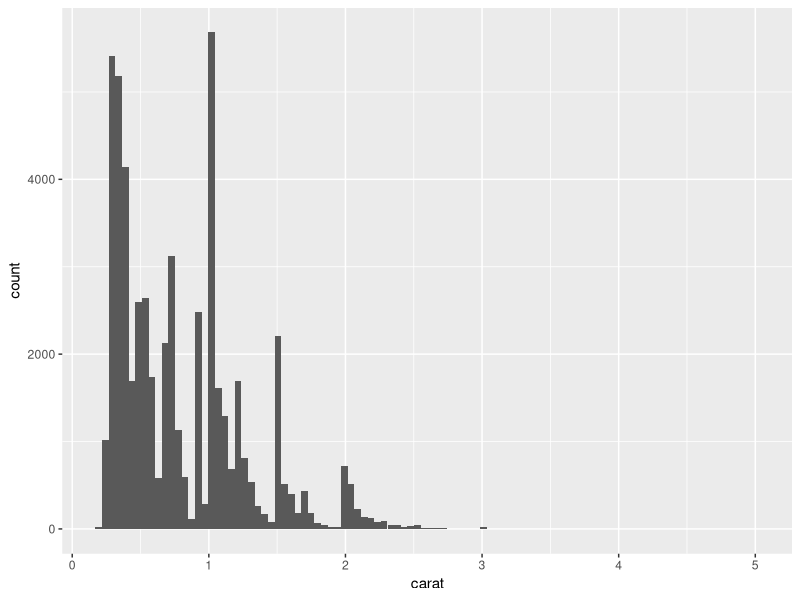
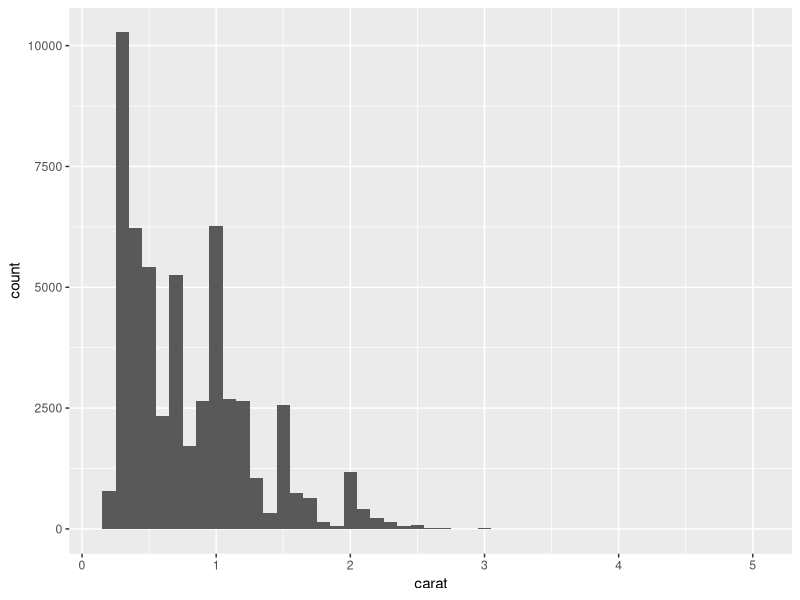
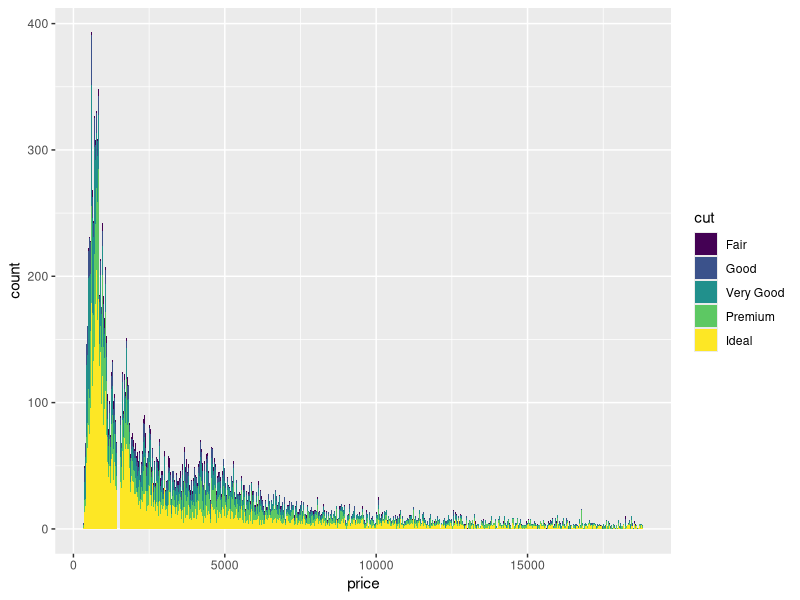
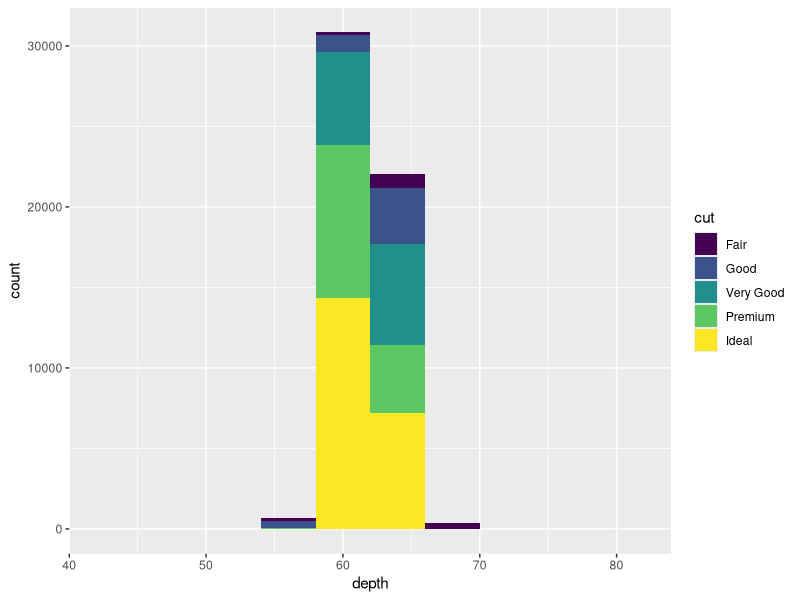
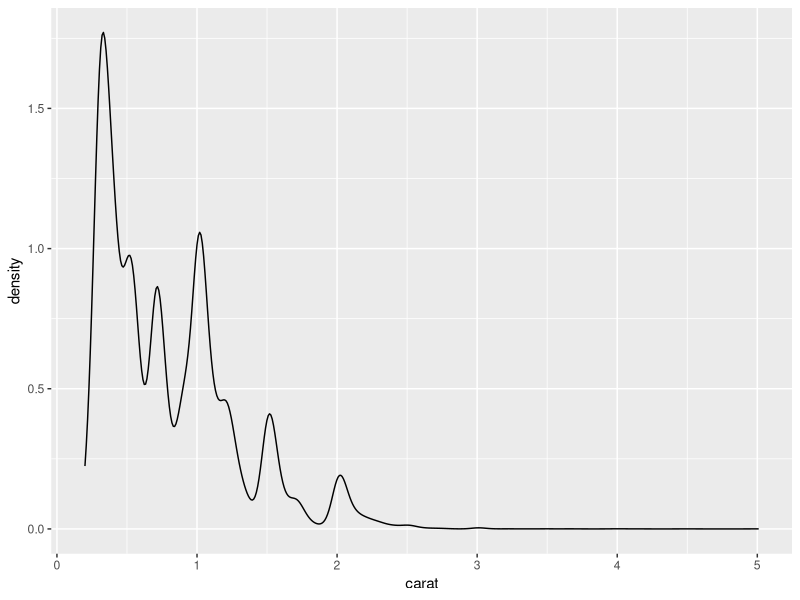
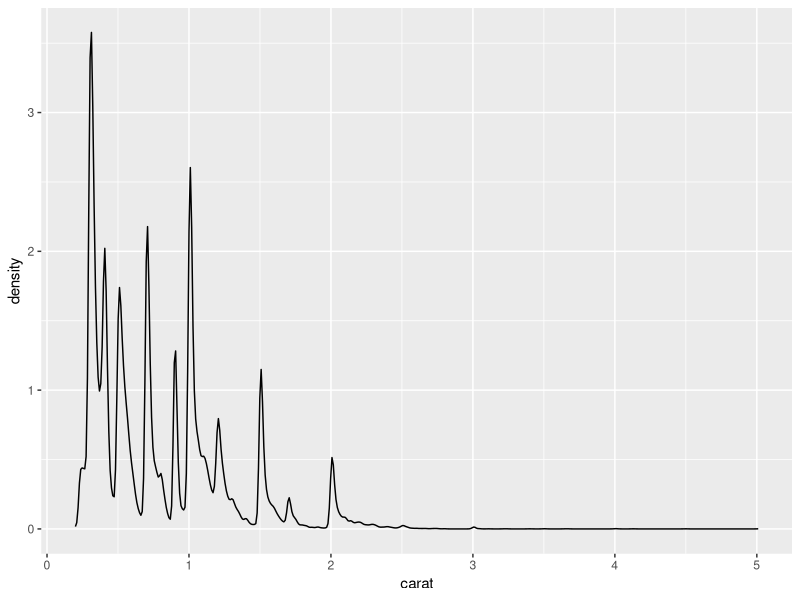
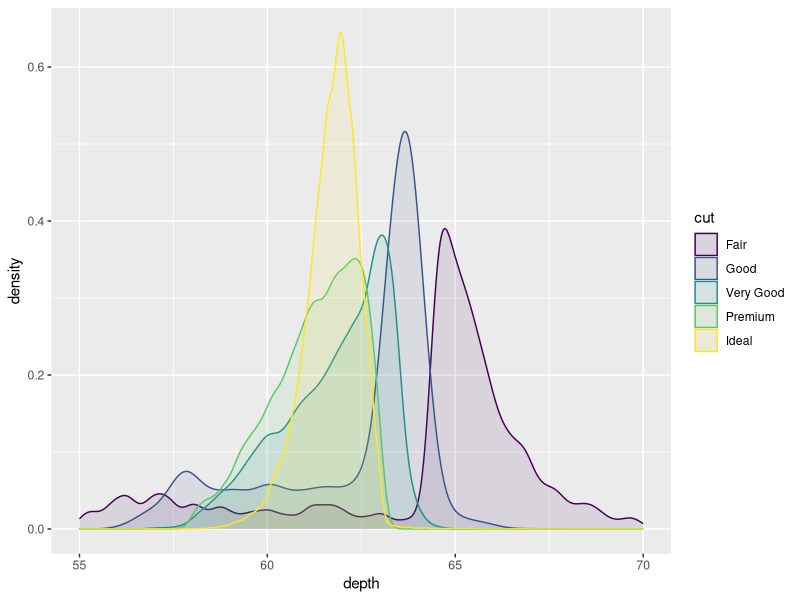
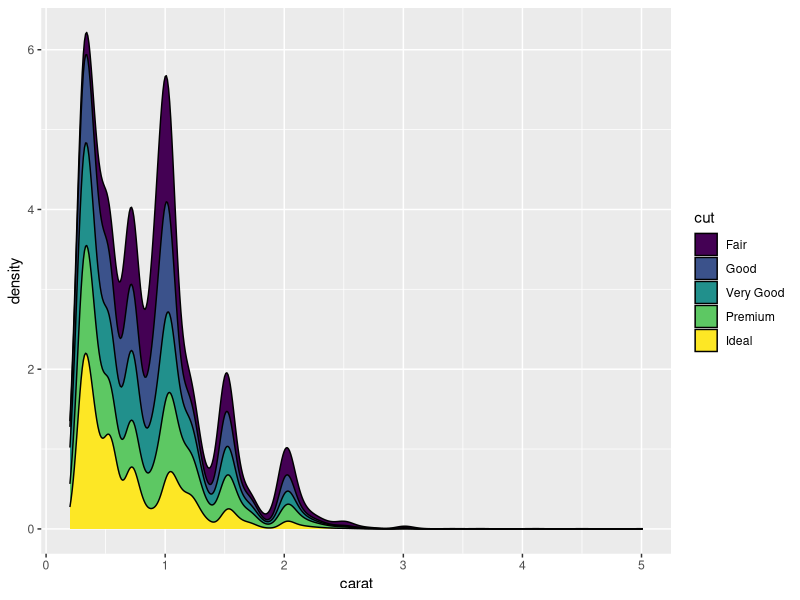

Here is the R script that generated these plots, in order:
library(ggplot2)
data("diamonds")

View(diamonds)

ggplot(diamonds, aes(carat)) + geom_histogram(bins = 100)
ggplot(diamonds, aes(carat)) + geom_histogram(binwidth = 0.1)
ggplot(diamonds, aes(price, fill = cut)) + geom_histogram(binwidth = 10)
ggplot(diamonds, aes(depth, fill = cut)) + geom_histogram(bins = 10)


ggplot(diamonds, aes(carat)) + geom_density() 
ggplot(diamonds, aes(carat)) + geom_density(adjust = 1/5)
ggplot(diamonds, aes(depth, fill = cut, colour = cut)) +
  geom_density(alpha = 0.1) +
  xlim(55, 70)
ggplot(diamonds, aes(carat, fill = cut)) +
  geom_density(position = "stack")
ggplot(diamonds, aes(carat, ..count.., fill = cut)) +
  geom_density(position = "fill")
